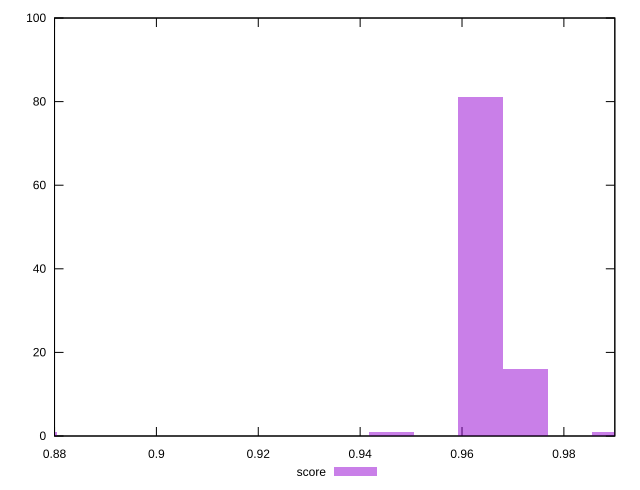

This figure's gnuplot source:
reset

$score <<EOF
0.8760472265327406 1
0.9636519491860146 81
0.9724124214513421 16
0.9461310046553598 1
0.9899333659819969 1
EOF

set key outside below
set boxwidth 0.008760472265327406
set xrange [0.88:0.99]
set yrange [0:100]
set trange [0:100]
set style fill transparent solid 0.5 noborder
set terminal svg size 640, 490 enhanced background rgb 'white'
set output "reports/report_00030_2021-02-24T20-42-31.540Z/bootup-time/samples/astro/score/histogram.svg"

plot $score title "score" with boxes

reset
